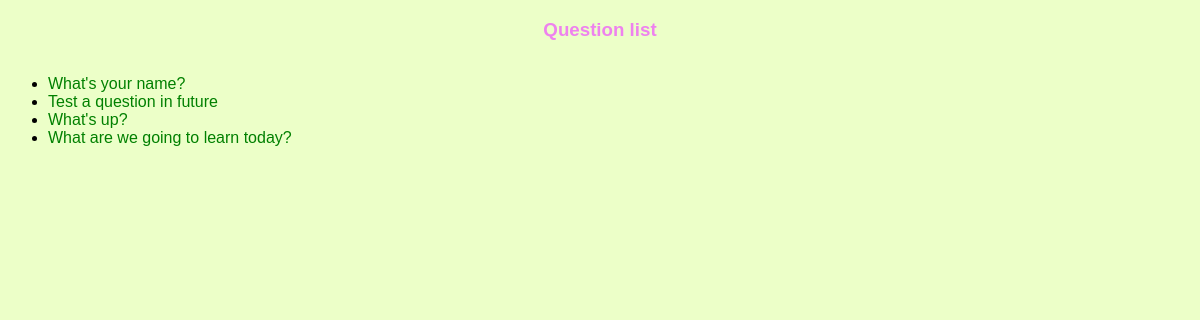
Screenshot of /polls/ with the database file from the repository.
### polls/models.py (models this page shows, shortened)
class Question(models.Model):
    question_text = models.CharField(max_length=200)
    pub_date = models.DateTimeField('date published')
    def was_published_recently(self):
        return (self.pub_date >= timezone.now() - datetime.timedelta(days=1) and
                self.pub_date <= timezone.now())
    was_published_recently.admin_order_field = 'pub_date'
    was_published_recently.boolean = True
    was_published_recently.short_description = 'Published recently?'

### polls/views.py (the view)
class IndexView(generic.ListView):
    template_name = 'polls/index.html'
    context_object_name = 'all_question_list'
    def get_queryset(self):
        return Question.objects.filter(pub_date__lte=timezone.now()).order_by('-pub_date')

### polls/templates/polls/index.html (shortened to what this page needs)
<!DOCTYPE html>
<html>
	<head>
        {% load staticfiles %}
 		<link rel="stylesheet" type="text/css" href="{% static 'polls/index.css' %}">
	</head>
	<body>
		<center><h3>Question list</h3></center>
		<div ID= "question">
		{% if all_question_list %}
		    <ul>
			    {% for question in all_question_list %}
			        <li><a href="{% url 'polls:detail' question.id %}">{{ question.question_text }}</a></li>
			    {% endfor %}
		    </ul>
		{% else %}
		    <p>No polls are available.</p>
		{% endif %}
		</div>
	</body>
</html>

### polls/static/polls/index.css (style rules this page uses)
a { color: green; text-decoration: none; }
h3 { font-family: sans-serif; color: violet; }
#question { font-family: sans-serif; border-radius: 5px; float: left; position: fixed; }
body { background-color: #ECFFC8; }

### rows the page displays
Question: question_text "What's your name?"
Question: question_text "Test a question in future"
Question: question_text "What's up?"
Question: question_text "What are we going to learn today?"
